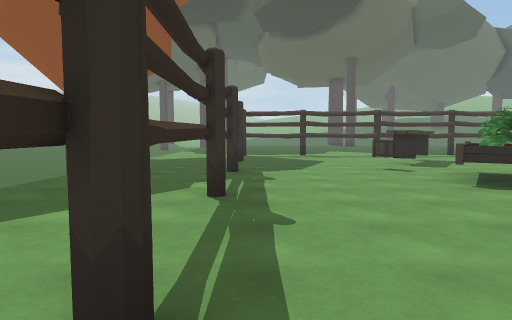
[1] (above)

20 first-person views from a walk through a scene from a Unity 3-D project. The camera is 1.5 m above the floor, tilts 4° down and sees 75° across. Doors are open. The floor is counted in squares, 2 m on a side. Each view is taken from the middle of a square. On the plan, view 1 faces up. The plan holds only what a view shows up to about 11 squares ahead; the rest is blank. The place goes on beyond the plan. Some animated figures are left out. Some surface patterns are stand-ins.

[2]
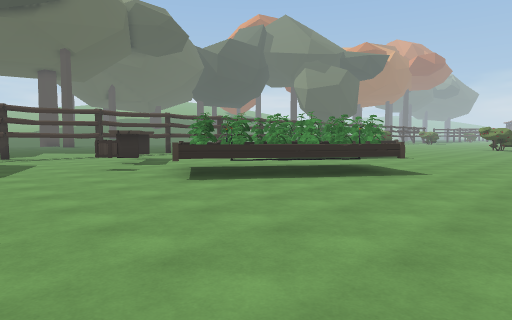

[3]
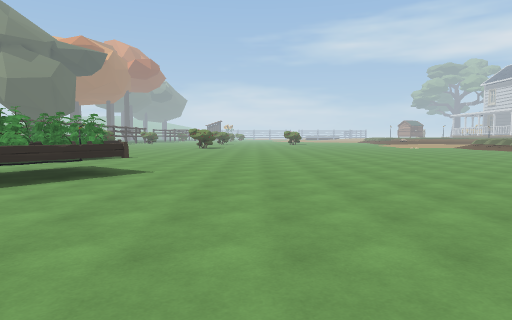

[4]
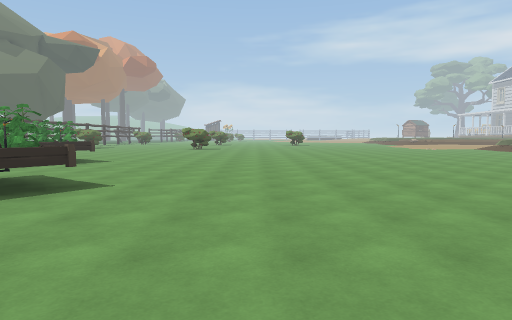

[5]
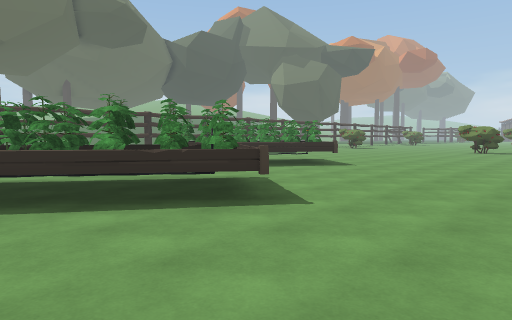

[6]
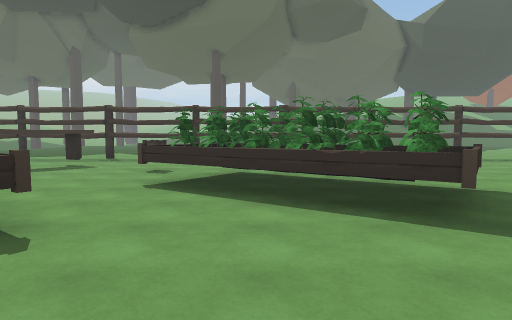

[7]
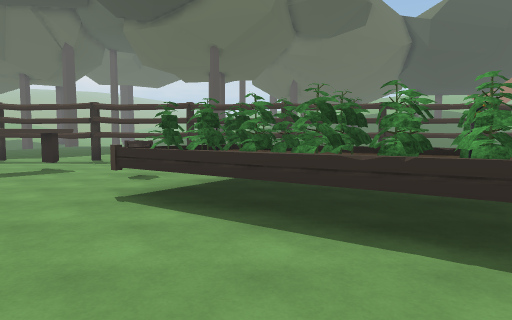

[8]
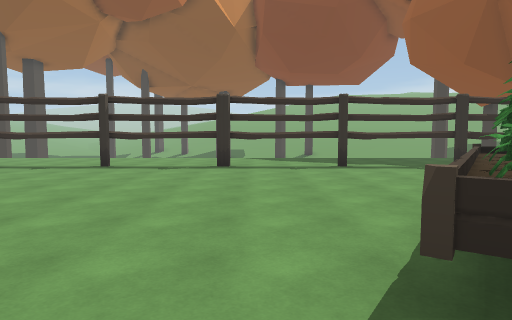

[9]
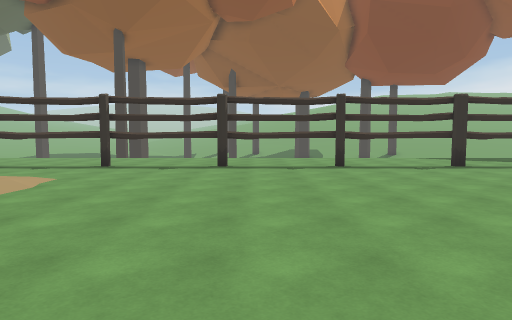

[10]
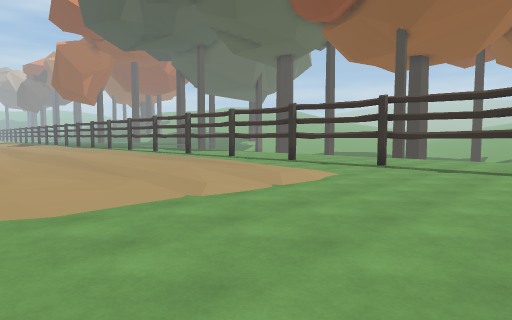

[11]
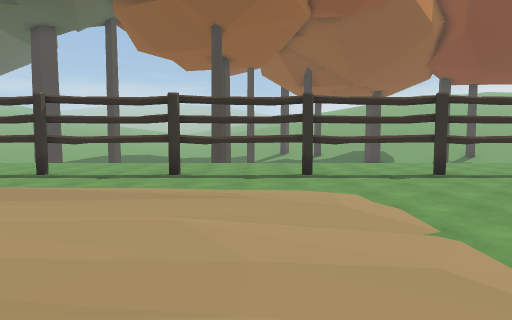

[12]
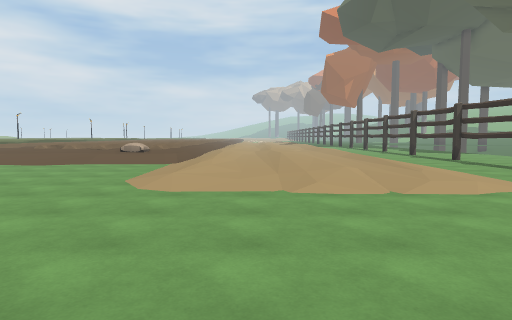

[13]
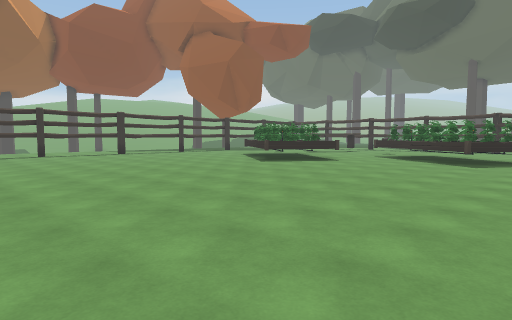

[14]
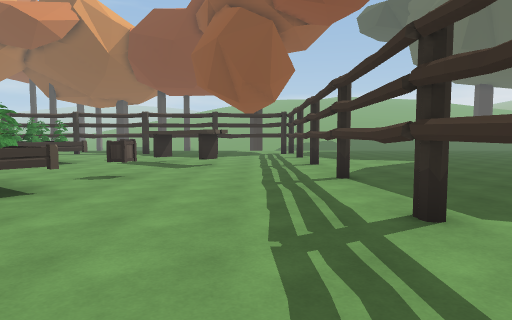

[15]
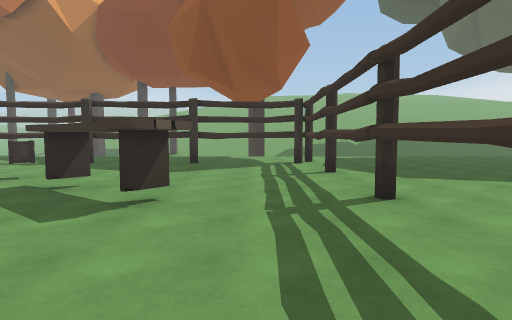

[16]
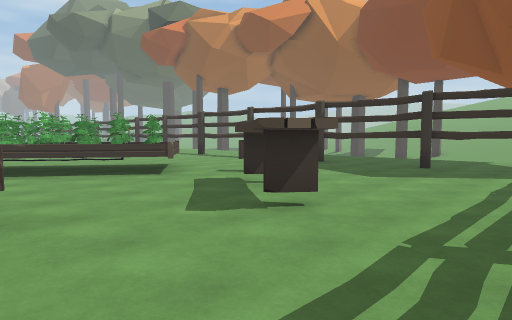

[17]
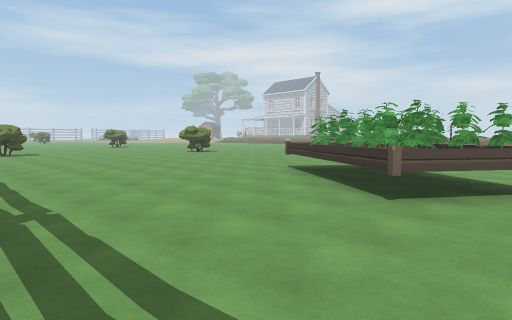

[18]
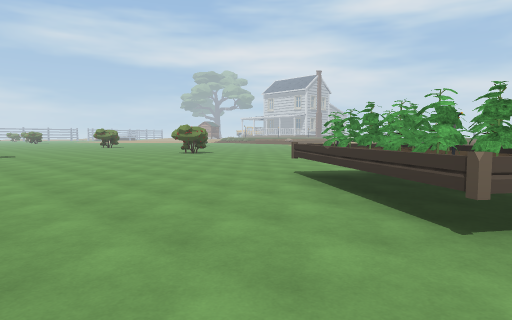

[19]
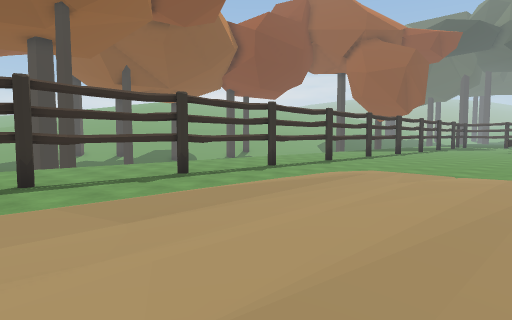

[20]
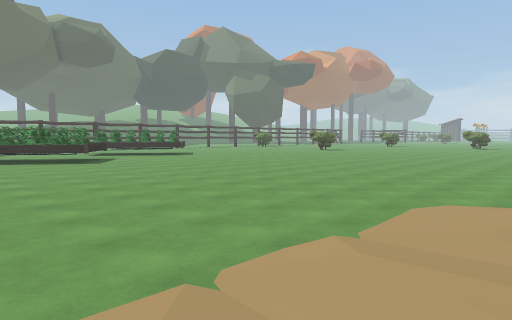

### Floor plan
Key: @ floor where view 1 was taken; # wall or solid block; x gap in a wall; . main floor; : floor 0.5 m higher than the main floor; + floor 0.75 m higher than the main floor; - floor 4.5 m lower than the main floor; _ floor 4.75 m lower than the main floor; / step, stairs or slope; ^ raised ledge; B bench; C crate; T thing the floor can be seen under or through; O other object.
Columns run from 4 left of view 1 to 14 right of it. Each row starts with its distance up from view 1.
 14   .x.............
 13   .###.#####.######
 12   .#...............
 11  ..#.....B.........
 10  ..#.....B.........
  9  ..#....B...C.O....
  8  ..#...C.....OOO#..
  7  ..#.....O...OOOO^.
  6  ..#....OOO#..#OO..
  5  ..#....OOOO....O..
  4  ..#.....OOO^......
  3  ..#......^O.......
  2  ..#...............
  1  ..#...............
  0  ..T@.............
 -1 _..T...............
 -2 _..T...............
 -3 _..T...............
 -4 _..T...............
 -5 _..T...............
 -6 _..T...............
 -7 _..T...............
 -8 _..T..............
 -9 _..T............
-10 _..T.......:.....
-11 _..T...:.:.:.....
-12 _..T...:.:.:.:::..
-13 _..T...:.:.:.++++++
-14 -..T...:.:.:./ ++++
-15 -..T   :.:.

Where each view was taken, in squares from view 1:
view 1: 0 up, 0 right, facing up
view 2: 0 up, 0 right, facing up-right
view 3: 0 up, 0 right, facing right
view 4: 0 up, 2 right, facing right
view 5: 0 up, 4 right, facing up-right
view 6: 2 up, 10 right, facing up
view 7: 3 up, 10 right, facing up
view 8: 2 up, 8 right, facing left
view 9: 4 down, 8 right, facing left
view 10: 4 down, 8 right, facing down-left
view 11: 9 down, 7 right, facing left
view 12: 3 down, 6 right, facing down
view 13: 5 down, 14 right, facing up-left
view 14: 12 up, 14 right, facing left
view 15: 12 up, 9 right, facing left
view 16: 13 up, 8 right, facing down-left
view 17: 13 up, 8 right, facing down-right
view 18: 12 up, 9 right, facing down-right
view 19: 15 down, 6 right, facing up-left
view 20: 9 down, 3 right, facing up-right
